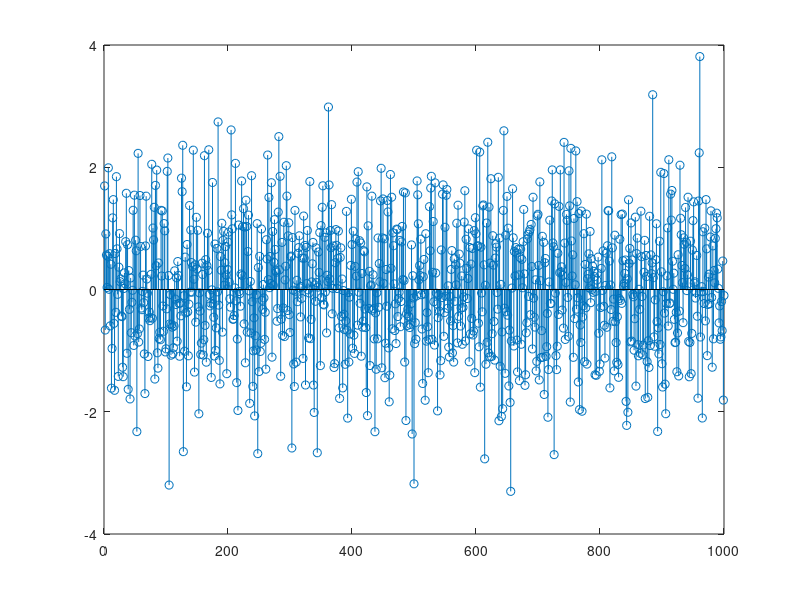
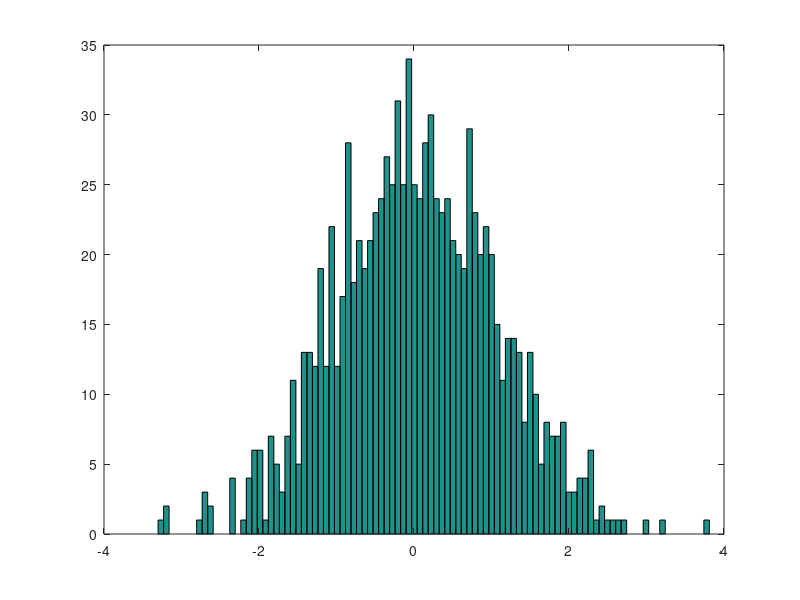
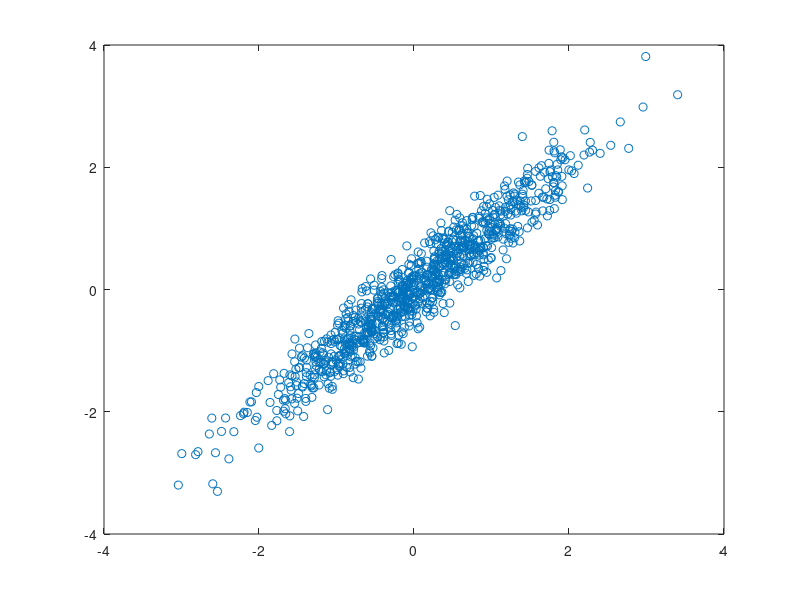
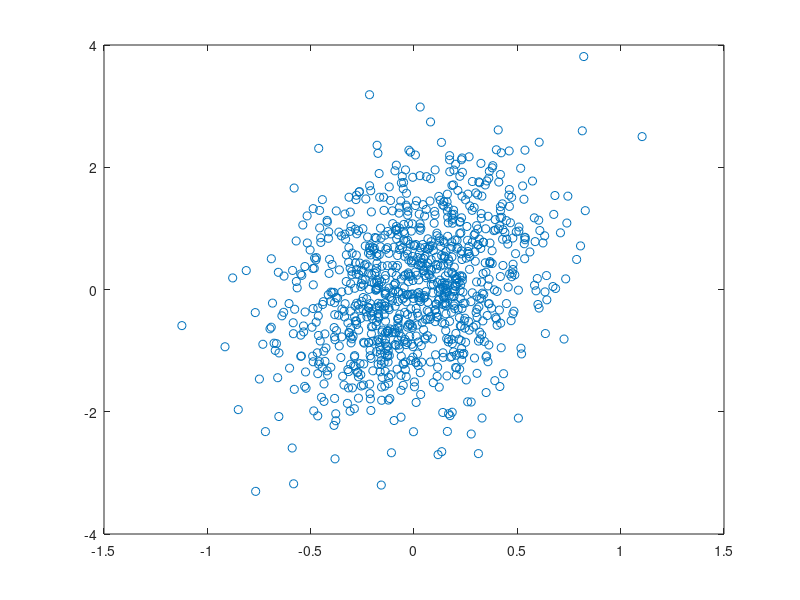

Recreate these plots in MATLAB, in order.
clc
clear all
close all


varx = 1 ; 
varz = 0.1;
x = sqrt(varx)*randn(1000,1);
z = sqrt(varz)*randn (1000,1);
y = x + z;

figure, stem(y);
figure, hist(y,100)

media=mean(y)
vary=varx+varz


figure, plot(x,y,'o');
figure, plot(z,y,'o');
figure, plot(x,z,'o');
